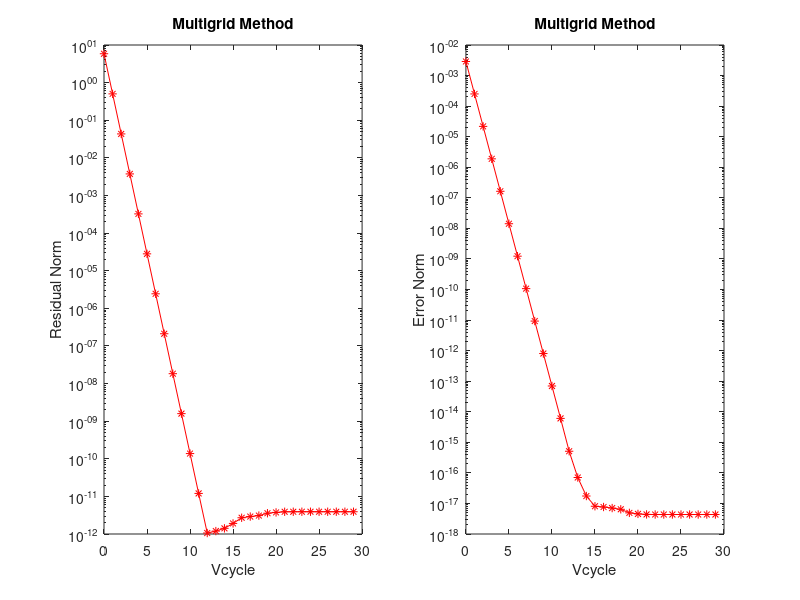

MATLAB code to generate this figure:
function mainFAS()
%
% function mainFAS()
%
% multigrid vcycle full approximation scheme for lambda*(u_xx+u_yy)+exp(-u) = f on [0,1]x[0,1], problem setup and
% initialization. The coarse grid finite difference 5-point stencil is
% generated directly.

close all
global lambda;
N = 32;                 % grid size (power of 2)
lambda = 10;            % determine how bad nonlinearity is
w = 4/5;                % Newton step
alpha = 1; beta = 1;    % ratio between dx dy and h
vcycles = 30;           % number of V-cycles
smoothnum = 5;          % number of smoothing iteration, default value is 5 if no value specified
matrix = 'interp';      % matrix = 'direct', default is 'direct' if no method is specified


%% generate mesh
h = 1/N; dx = alpha*h; dy = beta*h;
x = 0:dx:1; y = 0:dy:1;
[X,Y] = meshgrid(x,y);
[ny,nx] = size(X);

%% get exact reference solution and rhs
uexact = ufun(X,Y);
f = ffun(X,Y);


%% set up boundary data
u = zeros(size(f));
u(1:ny, 1) = uexact(1:ny, 1);
u(1:ny,nx) = uexact(1:ny,nx);
u( 1,1:nx) = uexact( 1,1:nx);
u(ny,1:nx) = uexact(ny,1:nx);

%% finite difference matrix
A = fd5point(nx,ny,alpha,beta);

%% multigrid V-cycle
rnorm = zeros(vcycles+1,1);
rnorm(1) = norm(residual(A,f,u,h))*h;
enorm = zeros(vcycles+1,1);
enorm(1) = norm(u-uexact)*h;
for i = 1:vcycles
    u = mgFAS(A, f, u, h, alpha, beta, smoothnum, matrix,w );
    rnorm(i)  = norm( residual(A,f,u,h) )*h;
    enorm(i)  = norm( u-uexact )*h;
    disp(['cycle ', num2str(i-1), ' residual norm = ', num2str(rnorm(i))]);
end


% plot residual vs. number of vcycles
subplot(1,2,1);
semilogy(0:vcycles,rnorm,'r*-');
xlabel('Vcycle');
ylabel('Residual Norm');
title('Multigrid Method');

% plot solution error vs. number of sweeps
subplot(1,2,2);
semilogy(0:vcycles,enorm,'r*-');
xlabel('Vcycle');
ylabel('Error Norm');
title('Multigrid Method');


end

function u = mgFAS(A, f, u, h, alpha, beta, smoothnum, matrix,w)
%
% function u = mgFAS(A, f, u, h, lambda, alpha, beta, smoothnum, matrix,w)
%
% Multigrid V-cycle full approximation scheme
%
% Input
%   A         :    finite difference matrix for negative 2d laplace 
%               (everything has been taken care of, except h^2)
%   f         :    lambda*(u_xx-u_yy) + exp(-u) = f (in matrix form)
%   u         :    lambda*(u_xx-u_yy) + exp(-u) = f (in matrix form)
%   h         :    mesh size
%   lambda    :    parameter to determine nonlinearity
%   alpha     :    ratio between dx and h
%   beta      :    ratio between dy and h
%   smoothnum :    number of smoothing steps
%   matrix    :    choose to form fd matrix directly or by interpolation
%   w         :    Newton step size
%
% Output
%   u         :    solution to lambda*(u_xx-u_yy) + exp(-u) = f after one V-cycle
%
% 
%  11/23/2016 Hai Zhu
%

[ny,nx] = size(f);

if nx == 3 || ny == 3
    u = relaxation(A,f,u,h,smoothnum,w);
else
    
    %% nonlinear smoothing (what does this mean exactly)
    u = relaxation(A,f,u,h,smoothnum,w);
    
    %% coarsing
    
    % coarse grid and finite difference matrix
    nxc = (nx-1)/2 + 1;
    nyc = (ny-1)/2 + 1;
    hc = 2*h;
    switch matrix
        
        case 'direct'
            Ac = fd5point(nxc,nyc,alpha,beta);
            
        case 'interp'
            Ac = fd5pointc(A,nx,ny);
     
    end
    
    % coarse grid solution and right hand side
    uc = f2c(u);
    Au = nonlineareval(A,u,h);
    fc = coarserhs(f,Ac,uc,hc,Au);
   
    % coarse grid solution after one v-cycle
    ucnew = mgFAS(Ac, fc, uc, hc, alpha, beta, smoothnum, matrix,w);
    
    %% prolong error
    u = u + c2f(ucnew-uc);
    
    %% nonlinear post smoothing
    u = relaxation(A,f,u,h,smoothnum,w);
    
end
    
end

%% Uniform section
function u = c2f( uc )
%
% function uc = c2f( u )
%
% Prolongation
%
% Input
%   uc         :    solution on coarse grid
%
% Output
%   u          :    solution on fine grid by prolongation
%
% 
%  11/19/2016 Hai Zhu
%

% get prolongation matrix
[ny,nx] = size( uc );
Ih2h = prolong_mat(nx,ny);

% assemble solution on fine grid
nxf = 2*(nx-1)+1;  nyf = 2*(ny-1)+1;        % grid size on fine grid
u = zeros(nyf,nxf);
temp = Ih2h*reshape(uc(2:ny-1,2:nx-1),(nx-2)*(ny-2),1);
u(2:end-1,2:end-1) = reshape(temp,nyf-2,nxf-2);


end

function A = fd5point(nx,ny,alpha,beta)
%
% function A = fd5point(nx,ny,alpha,beta)
%
% Finite difference scheme 5 point stencil for negative laplacian operator
%
% Input
%   nx         :    number of grid along x direction
%   ny         :    number of grid along y direction
%   alpha      :    ratio between dx and h
%   beta       :    ratio between dy and h
%
% Output
%   A          :    coefficient matrix without effect of h
% 
%  11/19/2016 Hai Zhu
%

% locally affected by ajacent rowwise elements (horizontally)
Nx = nx - 2; 
Ix = speye(Nx);
ex = ones(Nx,1)/alpha^2;
Tx = spdiags([ex -2*ex ex],[-1 0 1],Nx,Nx);

% locally affected by ajacent columnwise elements (vertically)
Ny = ny-2;
Iy = speye(Ny);
ey = ones(Ny,1)/beta^2;
Ty = spdiags([ey -2*ey ey],[-1 0 1],Ny,Ny);

%% kron product to combine ajacent 4 points
A = -(kron(Ix,Ty) + kron(Tx,Iy));

end



function Ih2h = prolong_mat(nx,ny)
%
% function Ih2h = prolong_mat(nx,ny)
%
% Prolongation matrix
%
% Input
%   nx          :    number of grid along x direction
%   ny          :    number of grid along y direction
%
% Output
%   Ih2h        :    I^h_{2h} by interpolation
%
% 
%  11/19/2016 Hai Zhu
%

nxf = 2*(nx-1)+1;       % fine grid size
nyf = 2*(ny-1)+1;
Nx = nxf-2;
Ny = nyf-2;

% form subblocks of restriction ( weighted u for each column ) 
onevecy = ones(Ny,1);
T = spdiags([1/16*onevecy 1/8*onevecy 1/16*onevecy], [-1,0,1], Ny,Ny);
Imat = T(2:2:Ny-1,:);

% form global pattern restriction matrix ( weighted u for all columns )
onevecx = ones(Nx,1);
Ix = spdiags([onevecx 2*onevecx onevecx], [-1,0,1],Nx,Nx);
Ix = Ix(2:2:Nx-1,:);

% combine global pattern with local subblock
Ih2h = 4*kron(Ix,Imat)';

end


function uc = f2c( u )
%
% function uc = f2c( u )
%
% Restriction
%
% Input
%   u          :    solution on fine grid
%
% Output
%   uc         :    solution on coarse grid by restriction
%
% 
%  11/19/2016 Hai Zhu
%

% get restriction matrix
[nx,ny] = size(u);                              % fine grid size
I2hh = restrict_mat(nx,ny);                     % restriction matrix


% assemble solution on coarse grid
nxc = (nx-1)/2+1; nyc = (nx-1)/2+1;             % coarse grid size
uc = zeros(nyc,nxc);
temp = I2hh*reshape(u(2:ny-1,2:nx-1),(nx-2)*(ny-2),1);
uc(2:end-1,2:end-1) = reshape(temp,nyc-2,nxc-2);

end

function I2hh = restrict_mat(nx,ny)
%
% function I2hh = restrict_mat(nx,ny)
%
% Restriction matrix
%
% Input
%   nx          :    number of grid along x direction
%   ny          :    number of grid along y direction
%
% Output
%   I2hh        :    I^{2h}_h by taking full weight
%
% 
%  11/19/2016 Hai Zhu
%

Nx = nx-2; Ny = ny-2;           % number of points inside computational domain

% form subblocks of restriction ( weighted u for each column ) 
onevecy = ones(Ny,1);           % each column has Ny grids inside domian
T = spdiags([1/16*onevecy 1/8*onevecy 1/16*onevecy], [-1,0,1], Ny,Ny);
Imat = T(2:2:Ny-1,:);

% form global pattern restriction matrix ( weighted u for all columns )
onevecx = ones(Nx,1);
Ix = spdiags([onevecx 2*onevecx onevecx], [-1,0,1],Nx,Nx);
Ix = Ix(2:2:Nx-1,:);

% combine global pattern with local subblock
I2hh = kron(Ix,Imat);

end

function Ac = fd5pointc(A,nx,ny)
%
% function Ac = fd5pointc(A,nx,ny)
%
% Finite difference scheme 5 point stencil for coarse grid
%
% Input
%   A          :    coefficient matrix for finite difference on fine grid
%   nx         :    number of grid along x direction
%   ny         :    number of grid along y direction
%       (the reason we require nx and ny here is because A is always a square matrix, 
%       it is a (nx-2)*(ny-2) by (nx-2)*(ny-2) matrix)
%
% Output
%   Ac         :    coefficient matrix on coarse grid
% 
%  11/20/2016 Hai Zhu
%

Iinject = inject_mat(nx,ny);                % get injection matrix
Iprolon = (4*restrict_mat(nx,ny))';         % get prolongation matrix

Ac = Iinject*2*A*Iprolon;                   % finally form finite difference matrix on coarse grid 

end


function Iinject = inject_mat(nx,ny)
%
% function Iinject = inject_mat(nx,ny)
%
% Prolongation matrix
%
% Input
%   nx          :    number of grid along x direction
%   ny          :    number of grid along y direction
%
% Output
%   Iinject     :    direct injection matrix
%
% 
%  11/20/2016 Hai Zhu
%

Nx = nx-2; Ny = ny-2;           % number of points inside computational domain

onevecy = ones(Ny,1);          
T = spdiags(onevecy, 0, Ny,Ny);
Imat = T(2:2:Ny-1,:);

onevecx = ones(Nx,1);
Ix = spdiags(onevecx, 0,Nx,Nx);
Ix = Ix(2:2:Nx-1,:);

Iinject = kron(Ix,Imat);

end



%% Universal Nonlinear Scheme Section
function res = residual( A, f, u, h )
%
% function res = residual( A, f, u, h )
%
% Compute residual r = b - A*u
%
% Input
%   A           :    finite difference matrix for negative 2d laplace 
%                   (everything has been taken care of, except h^2)
%   f           :    lambda*(u_xx-u_yy) + exp(-u) = f (in matrix form)
%   u           :    lambda*(u_xx-u_yy) + exp(-u) = f (in matrix form)
%   h           :    parameter to determine nonlinearity
%
% Output
%   res         :    residual r = f - (lambda*(u_xx-u_yy) + exp(-u))
%
% 
%  11/19/2016 Hai Zhu
%
[ny,nx] = size(f);                              % computational domain size                                   % number of points inside computational domain along y direction
res = zeros(ny,nx);                             % initialize residual on grid
Au = nonlineareval( A, u, h);
res(2:end-1,2:end-1) = f(2:end-1,2:end-1) - Au(2:end-1,2:end-1);

end


function fc = coarserhs(f,Ac,uc,hc,Au)
%
% function fc = coarserhs(f,Ac,uc,hc,Au,lambda)
%
% coarse grid right hand side of lambda*(u_xx-u_yy) + exp(-u) = f
%
% Input
%   f         :    right hand side on fine grid
%   Ac        :    finite difference matrix for negative 2d laplace on coarse grid
%               (everything has been taken care of, except h^2)
%   uc        :    lambda*(u_xx-u_yy) + exp(-u) = f (in matrix form)
%   hc        :    mesh size
%   Au        :    left hand side value on fine grid (used for computing residual on fine grid)
%   lambda    :    parameter to determine nonlinearity
%
% Output
%   fc        :    right hand side to lambda*(u_xx-u_yy) + exp(-u) = f on coarse grid
%
% 
%  11/23/2016 Hai Zhu
%

[nyc,nxc] = size(uc);
r2h = f2c( f - Au );                    % restrict residual on fine grid
Auc = nonlineareval(Ac,uc,hc);   % evaluate nonlinear operator on left hand side
fc = zeros(nyc,nxc);                
fc(2:end-1,2:end-1) = Auc(2:end-1,2:end-1) + r2h(2:end-1,2:end-1);  % right hand side on coarse grid

end


function u = relaxation(A,f,u,h,smoothnum,w)
%
% function u = relaxation(u,f,h,lambda,smoothnum,w)
%
% Compute nonlinear relaxation by using Newton's method
%
% Input
%   u           :    lambda*(u_xx-u_yy) + exp(-u) = f (in matrix form)
%   f           :    lambda*(u_xx-u_yy) + exp(-u) = f (in matrix form)
%   lambda      :    determine the nonlinearity
%   smoothnum   :    number of relaxation
%   w           :    size of Newton step
%
% Output
%   u           :    solution after relaxation
%
% 
%  11/23/2016 Hai Zhu
%

if nargin < 6, w = 4/5; end

for n = 1:smoothnum
    res = residual( A, f, u, h);
    [~,Aprimeu] = nonlineareval( A, u, h);
    u(2:end-1,2:end-1) = u(2:end-1,2:end-1) + w*res(2:end-1,2:end-1)./Aprimeu(2:end-1,2:end-1);      
end
 
% here I left the original pointwise relaxation. one interesting thing I 
% haven't quite figured out is it seems like these two should do exact the 
% same operation. but pointwise was able to hit e-12 residual error. matrix
% version only able to hit e-11 error. and the difference between u seems
% to be e-20. and it is accumulating
% 

% global lambda
% [ny,nx] = size(f);
% temp = u;
% for n = 1:smoothnum
%     for i = 2:nx-1
%         for j = 2:ny-1
%             temp(j,i) = temp(j,i) + w*(f(j,i) - lambda^2/h^2*(u(j-1,i)+u(j+1,i)+u(j,i-1)+u(j,i+1))...
%                 +4*lambda^2/h^2*u(j,i) - exp(-u(j,i)))/(-4*lambda^2/h^2 - exp(-u(j,i)));
%         end
%     end
%     u = temp;
% end
% 

end



%% Problem Dependent Nonlinear Scheme Section
function [Au,Aprimeu] = nonlineareval( A, u, h)
%
% function fc = coarserhs(f,Ac,uc,hc,Au,lambda)
%
% coarse grid right hand side of lambda*(u_xx-u_yy) + exp(-u) = f
%
% Input
%   A         :    finite difference matrix for negative 2d laplace 
%               (everything has been taken care of, except h^2)
%   u         :    lambda*(u_xx-u_yy) + exp(-u) = f (in matrix form)
%   h         :    mesh size
%   lambda    :    parameter to determine nonlinearity
%
% Output
%   Au        :    left hand side to lambda*(u_xx-u_yy) + exp(-u) = f on coarse grid
%
% 
%  11/23/2016 Hai Zhu
%
global lambda

[ny,nx] = size(u);                              % computational domain size
h2 = h*h;                                       % A needs to take in account of h^2 
Nx = nx - 2;                                    % number of points inside computational domain along x direction
Ny = ny - 2;                                    % number of points inside computational domain along y direction
Au = zeros(ny,nx);                             

temp = reshape(u(2:end-1,2:end-1),Nx*Ny,1);     % all u inside computational domain
temp = reshape(- lambda^2*A*temp/h2 + exp(-temp),Ny,Nx);        % left hand side inside computational domain
Au(2:end-1,2:end-1) = temp;

if nargout > 1, Aprimeu = -4*lambda^2/h^2 - exp(-u); end


end


%% solution section

function u = ufun( X, Y )
%
% function u = ufun( X, Y )
%
% Compute exact solution for 2d laplace on grid to compare with
%
% Input
%   X   :    x-coordinates 2d format generated by meshgrid
%   Y   :    y-coordinates 
%
% Output
%   u   :    exact solution on 
%
% 
%  11/19/2016 Hai Zhu
%

u = (X-X.^2).*(Y-Y.^2);

end 

function f = ffun( X, Y)
%
% function f = ffun( X, Y )
%
% Compute rhs for 2d laplace ( - u_xx - u_yy = f ) on grid 
%
% Input
%   X   :    x-coordinates 2d format generated by meshgrid
%   Y   :    y-coordinates 
%
% Output
%   f   :    right hand side of Au = f
%
% 
%  11/19/2016 Hai Zhu
%
global lambda
f = -lambda^2*2*((X-X.^2)+(Y-Y.^2)) + exp(-ufun(X,Y));

end




